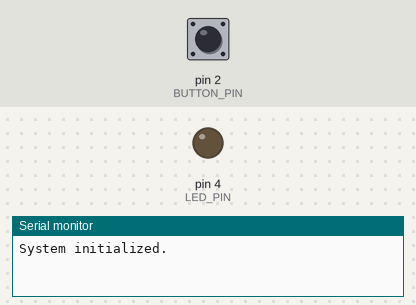
A sketch run on a simulated Arduino Uno, built with avr-gcc and run on an emulated ATmega328P. Shown: output pins drawn as LEDs (lit = HIGH), the last lines printed to the serial monitor. The test bench sets the inputs (shaded band); at power-on: pin 2 (BUTTON_PIN) HIGH.

Above: at 5.0 s.
5.1 s: pin 2 (BUTTON_PIN) pulled LOW for 0.15 s
At 5.5 s:
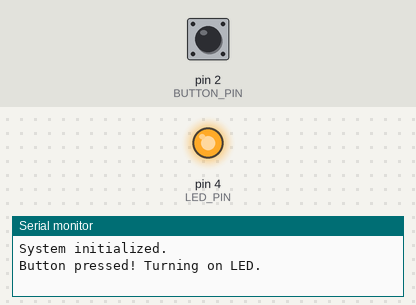
Timing chart, 0 to 8.1 s (numbered marks = the images above; inputs shaded):
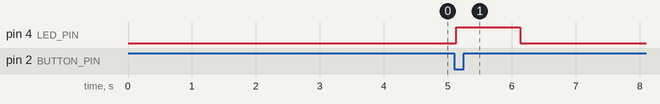

Measured:
- after the input at 5.1 s, pin 4 (LED_PIN): LOW → HIGH at once, → LOW 1.0 s later

The sketch:

door_window_tamper_detection.ino
```cpp
#include <avr/io.h>
#include <avr/interrupt.h>
#include <util/delay.h>

#define BUTTON_PIN 2 // INT0 (Digital Pin D2)
#define LED_PIN 4    // Digital Pin D4

#define F_CPU 16000000UL // Define CPU frequency
#define BAUD 9600        // Define baud rate for serial communication
#define UBRR_VALUE ((F_CPU / (16UL * BAUD)) - 1)

// UART Initialization
void UART_init() {
    UBRR0H = (UBRR_VALUE >> 8);   // Set baud rate high byte
    UBRR0L = UBRR_VALUE;          // Set baud rate low byte
    UCSR0B = (1 << TXEN0);        // Enable UART transmitter
    UCSR0C = (1 << UCSZ01) | (1 << UCSZ00); // Set 8 data bits, 1 stop bit
}

// UART Transmit Function
void UART_transmit(char data) {
    while (!(UCSR0A & (1 << UDRE0))); // Wait until the buffer is empty
    UDR0 = data;                      // Send data
}

// UART Print Function (for strings)
void UART_print(const char *str) {
    while (*str) {
        UART_transmit(*str++);
    }
}

// GPIO Initialization
void GPIO_init() {
    DDRD &= ~(1 << BUTTON_PIN); // Set D2 as input
    PORTD |= (1 << BUTTON_PIN); // Enable pull-up resistor on D2
    DDRD |= (1 << LED_PIN);     // Set D4 as output
    PORTD &= ~(1 << LED_PIN);   // Turn off LED initially
}

// Interrupt Initialization
void Interrupt_init() {
    EICRA = (1 << ISC01); // Trigger on falling edge
    EIMSK = (1 << INT0);  // Enable external interrupt INT0
    sei();                // Enable global interrupts
}

// Interrupt Service Routine for INT0
ISR(INT0_vect) {
    UART_print("Button pressed! Turning on LED.\n"); // Debug message
    PORTD |= (1 << LED_PIN);  // Turn on LED
    _delay_ms(1000);          // Keep LED on for 1 second
    PORTD &= ~(1 << LED_PIN); // Turn off LED
    UART_print("LED turned off.\n"); // Debug message
}

int main() {
    UART_init();              // Initialize UART for debugging
    UART_print("System initialized.\n"); // Debug message
    GPIO_init();              // Initialize GPIO pins
    Interrupt_init();         // Initialize interrupts

    while (1) {
        // Main loop remains empty since interrupt handles tamper detection
    }
}
```
